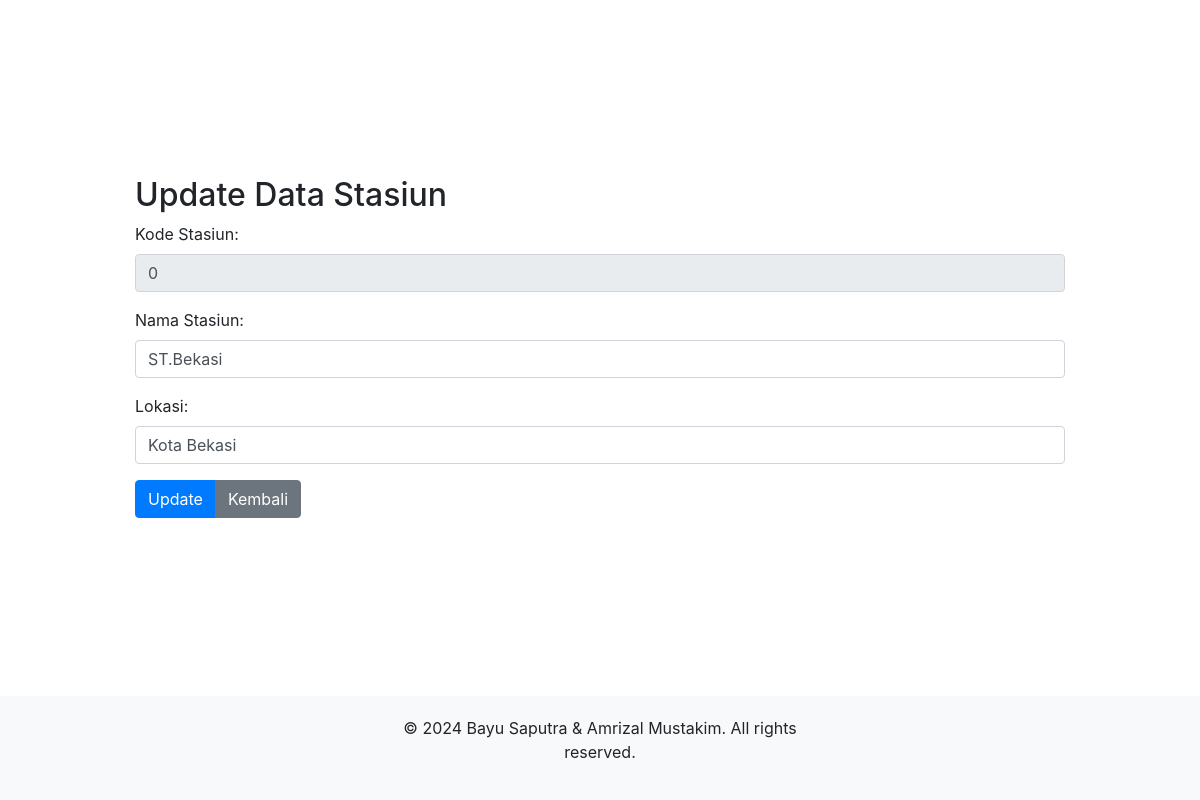
The page /update_stasiun.php?kode_stasiun=0 on the database its author committed.
### tables this page shows
CREATE TABLE `stasiun` (
  `Kode_Stasiun` int(11) NOT NULL,
  `Nama_Stasiun` varchar(255) NOT NULL,
  `Lokasi` varchar(255) NOT NULL
);

### update_stasiun.php (the view, shortened to what this page needs)
<!DOCTYPE html>
<html>
<head>
    <link rel="stylesheet" href="style_form.css">
</head>
<body>
    <div class="container">
        <?php
        include "db.php";
        $kode_stasiun = $_GET['kode_stasiun'];
        $queryGetData = "SELECT * FROM Stasiun WHERE Kode_Stasiun='$kode_stasiun'";
        $resultGetData = mysqli_query($kon, $queryGetData);
        $dataStasiun = mysqli_fetch_assoc($resultGetData);
        ?>
        <br>
        <br>
        <h2>Update Data Stasiun</h2>
        <form action="<?php echo $_SERVER["PHP_SELF"] . "?kode_stasiun=$kode_stasiun"; ?>" method="post">
            <div class="form-group">
                <label>Kode Stasiun:</label>
                <input type="text" name="kode_stasiun" class="form-control" value="<?php echo $dataStasiun['Kode_Stasiun']; ?>" readonly />
            </div>
            <div class="form-group">
                <label>Nama Stasiun:</label>
                <input type="text" name="nama_stasiun" class="form-control" value="<?php echo $dataStasiun['Nama_Stasiun']; ?>" required />
            </div>
            <div class="form-group">
                <label>Lokasi:</label>
                <input type="text" name="Lokasi" class="form-control" value="<?php echo $dataStasiun['Lokasi']; ?>" required />
            </div>
            <div class="btn-group" role="group" aria-label="Basic example">
                <button type="submit" name="submit" class="btn btn-primary">Update</button>
                <button type="button" name="kembali" class="btn btn-secondary" onclick="location.href='stasiun.php'">Kembali</button>
            </div>
        </form>
    </div>
    <?php include 'footer.php'; ?>
</body>
</html>

### update_stasiun.php (style rules this page uses)
body { margin: 0; padding: 0; min-height: 100vh; display: flex; flex-direction: column; }
.container { width: 80%; margin: auto; }

### rows shown on the page
stasiun: kode_stasiun "0", nama_stasiun "ST.Bekasi", Lokasi "Kota Bekasi"
